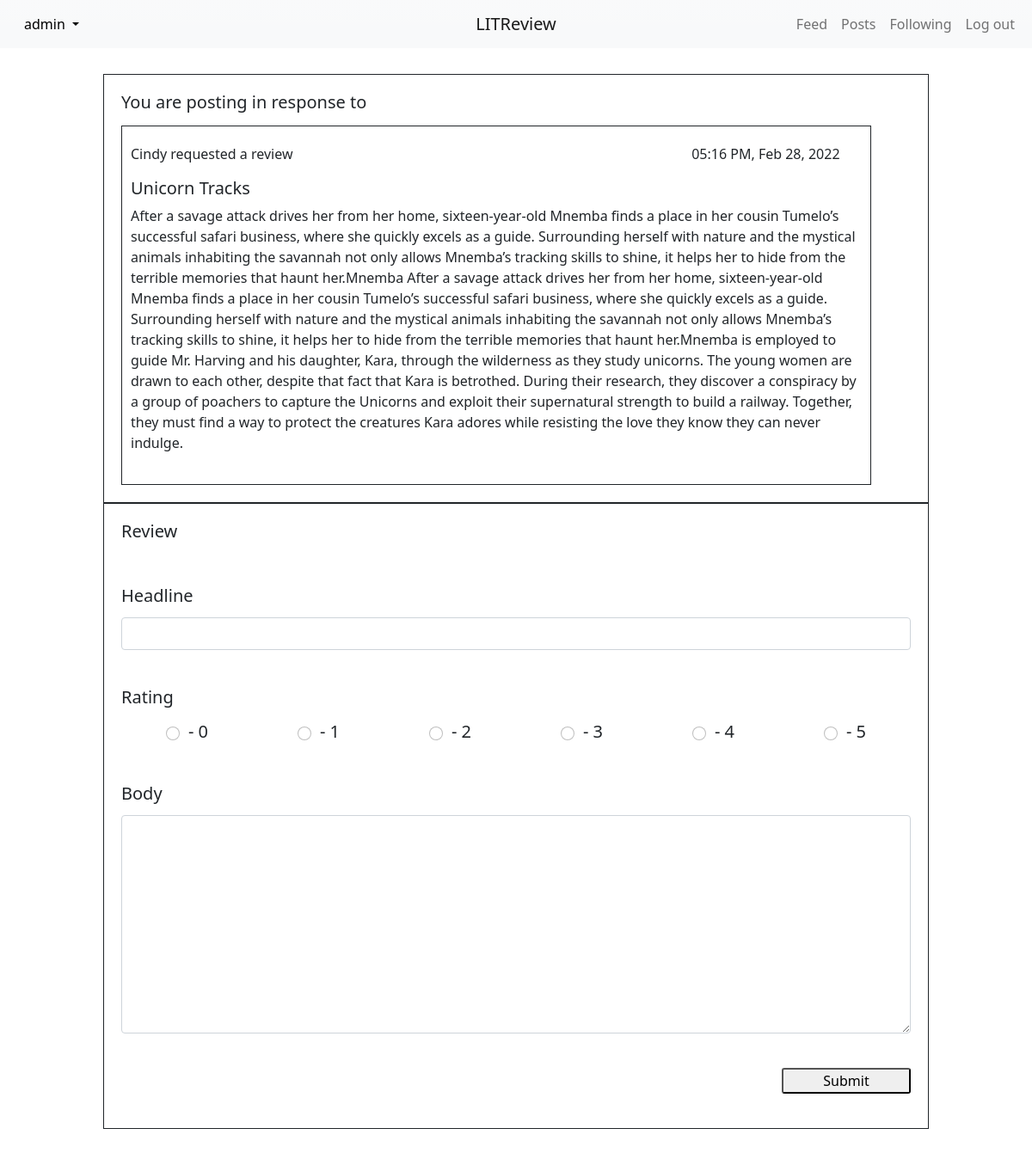
Page /review/create/13 (signed in) on the earlier database version.
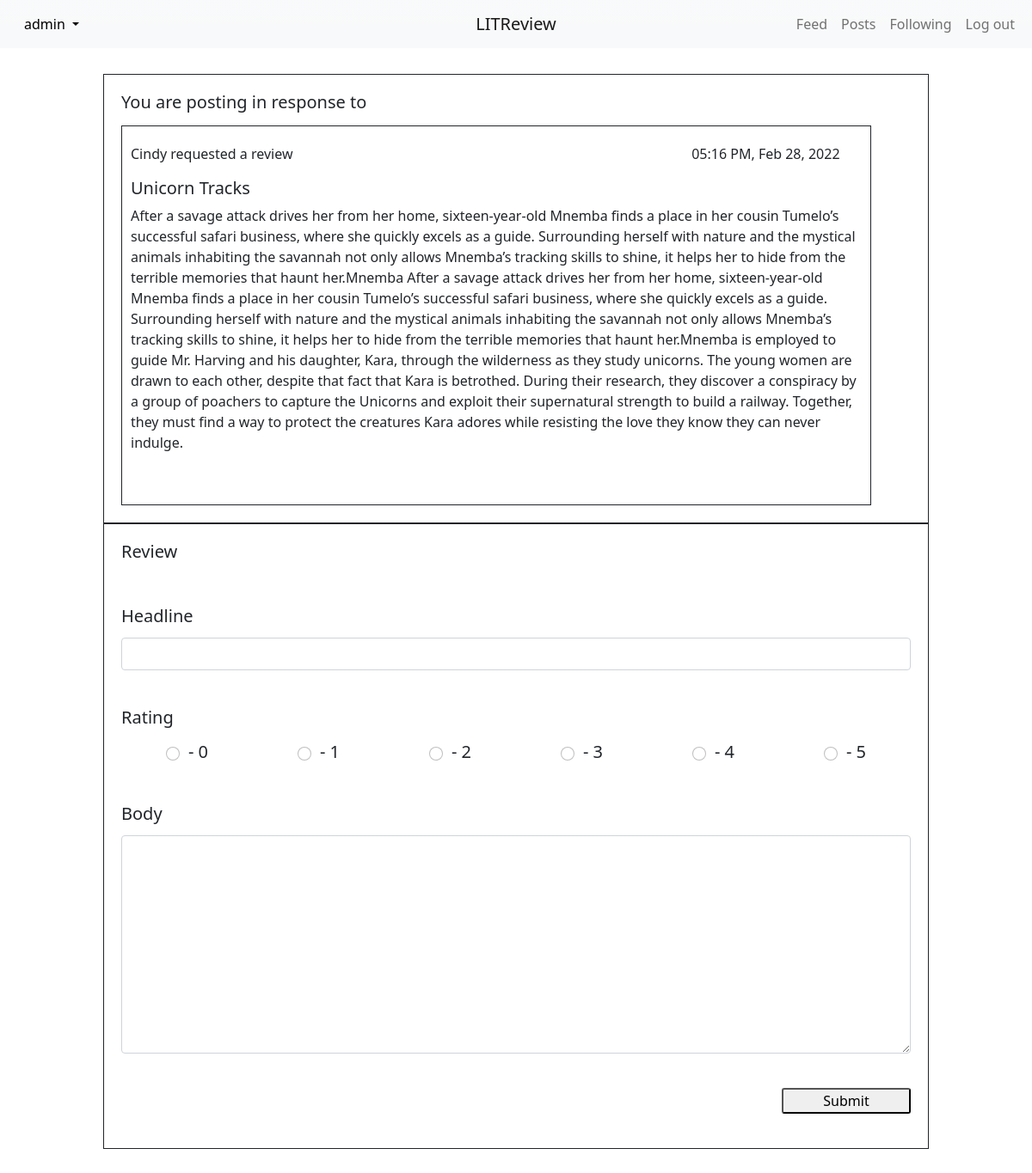
Same page on the later database version.
### main/views.py (the view, shortened to what this page needs)
# urls.py: path("review/create/<int:ticket_id>", views.create_review,
@login_required
def create_review(request, ticket_id):
    form = forms.ReviewForm()
    ticket = get_object_or_404(models.Ticket, id=ticket_id)
    context = {
        'form': form,
        'post': ticket,
    }
    return render(request, 'main/create_review.html', context)

### main/forms.py
class ReviewForm(forms.ModelForm):
    CHOICES = [('0', '- 0'), ('1', '- 1'), ('2', '- 2'),
               ('3', '- 3'), ('4', '- 4'), ('5', '- 5')]
    rating = forms.ChoiceField(choices=CHOICES, widget=forms.RadioSelect)
    class Meta:
        model = models.Review
        fields = ['headline', 'rating', 'body']

### main/templatetags/main_extras.py (called while the page is built)
@register.filter
def model_type(value):
    return type(value).__name__

@register.simple_tag(takes_context=True)
def display_poster(context, user):
    if context['user'] == user:
        return 'You'
    return user.username

@register.filter
def get_posted_at_display(post_time):
    timedelta = timezone.now() - post_time
    minutes = round(int(timedelta.total_seconds()) / 60)
    hours = round(minutes / 60)
    if minutes <= 60:
        return f'{minutes} minutes ago.'
    elif hours <= 24:
        return f'{hours} hours ago'
    return post_time.strftime('%I:%M %p, %b %d, %Y')

### register/models.py (called while the page is built)
    def __str__(self):
        return self.username

### main/templates/main/create_review.html (shortened to what this page needs)
{% extends 'main/base.html' %}
{% load crispy_forms_tags %}
{% block content %}
<div class="ticket-with-review-content">
  <form method="post" class="form-group">
    <div class="form-section">
      <h5>You are posting in response to</h5>
      {% include "main/partials/ticket_snippet.html" %}
    </div>
    <div class="form-section">
      <h5>Review</h5>
      {{ form|crispy }}
      <div class="review-with-ticket-button-area">
        <button type="submit">Submit</button>
      </div>
    </div>
  </form>
</div>
{% endblock content %}

Differences in the rows shown:
changed Ticket "Unicorn Tracks": image empty → "Unicorn_Tracks.jpg" (drawn)
